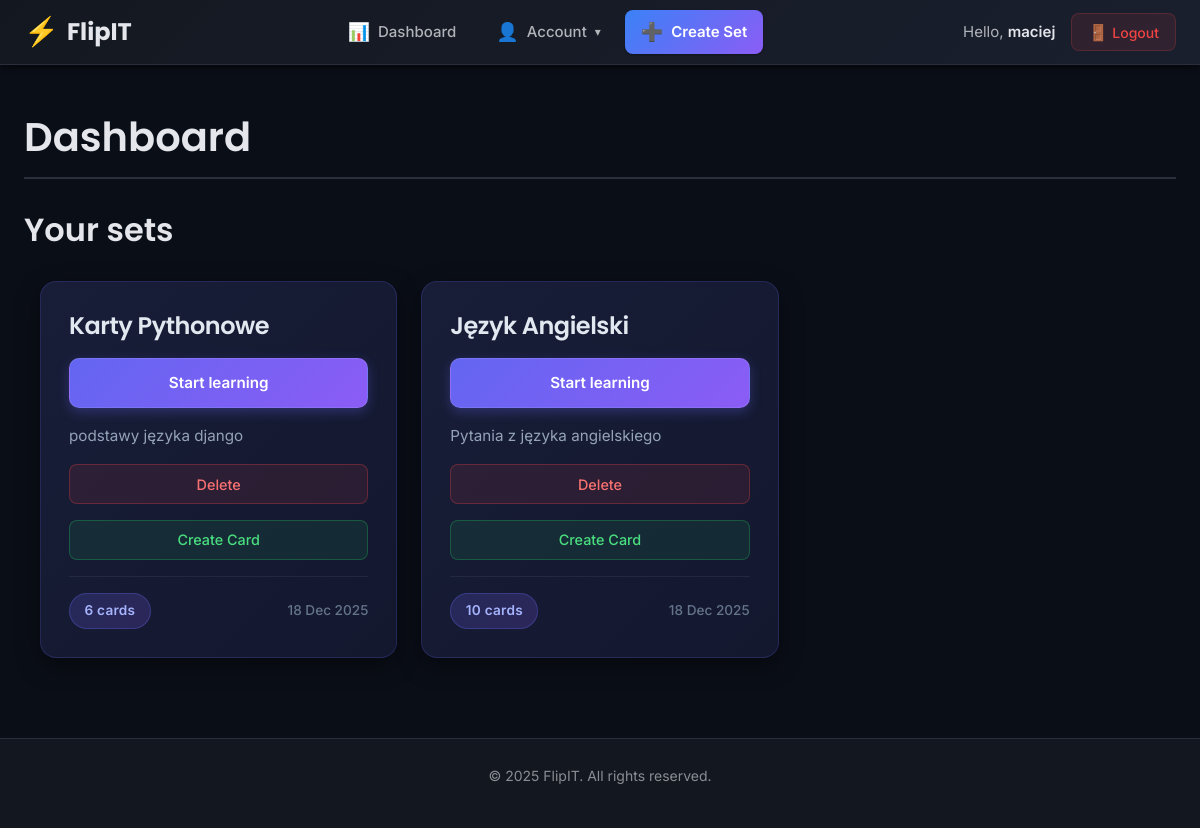
The app's page /account/ (signed in) with its own data.
### sets/models.py (models this page shows, shortened)
class Set(models.Model):
    owner=models.ForeignKey(
        User,
        on_delete=models.CASCADE,
        related_name='sets'
    )
    name = models.CharField(max_length=255, unique=True)
    description = models.CharField(blank=True)
    created_at = models.DateTimeField(auto_now_add=True)
    sessions_count = models.PositiveIntegerField(default=0, editable=False)
    @property
    def cards_count(self):
        return self.cards.count()

### account/views.py (the view)
# urls.py: path('', dashboard, name='dashboard'),
@login_required
def dashboard(request):
    sets = Set.objects.filter(owner=request.user)
    return render(
        request,
        'account/dashboard.html',
        {
            'section': 'dashboard',
            'sets': sets
        }
    )

### account/templates/account/dashboard.html (shortened to what this page needs)
{% extends "base.html" %}
{% block content %}
  <h1>Dashboard</h1>
  <h2>Your sets</h2>
  {% include 'sets/sets_plates.html' %}
{% endblock %}

### account/templates/base.html (shortened to what this page needs)
{% load static %}
<!DOCTYPE html>
<html lang="en">
<head>
  <link href="{% static "css/base.css" %}" rel="stylesheet">
</head>
<body>
  <header id="header" class="header">
    <div class="header-container">
      <a href="{% url 'dashboard' %}" class="logo">
        <span class="logo-icon">⚡</span>
        <span class="logo-text">FlipIT</span>
      </a>
      {% if request.user.is_authenticated %}
        <nav class="menu" id="mainNav">
          <ul class="menu-list">
            <li class="menu-item">
              <a href="{% url "dashboard" %}" class="menu-link">
                <span class="menu-icon">📊</span>
                <span>Dashboard</span>
              </a>
            </li>
            <li class="menu-item {% if section == "account" %}selected{% endif %}">
              <button class="menu-link dropdown-trigger" data-dropdown="accountDropdown" type="button">
                <span class="menu-icon">👤</span>
                <span>Account</span>
                <span class="dropdown-arrow">▾</span>
              </button>
            </li>
            <li class="menu-item">
              <a href="{% url 'sets:set_create' %}" class="menu-link btn-primary">
                <span class="menu-icon">➕</span>
                <span>Create Set</span>
              </a>
            </li>
          </ul>
        </nav>
      {% endif %}
      <div class="user-section">
        {% if request.user.is_authenticated %}
          <span class="user-greeting">
            Hello, <strong>{{ request.user.first_name|default:request.user.username }}</strong>
          </span>
          <form action="{% url "logout" %}" method="post" class="logout-form">
            <button type="submit" class="btn-logout">
              <span class="logout-icon">🚪</span>
              <span>Logout</span>
            </button>
          </form>
        {% else %}
          <a href="{% url "login" %}" class="btn-login">Log in</a>
        {% endif %}
      </div>
    </div>
  </header>
  <main id="content" class="content">
    {% block content %}
    {% endblock %}
  </main>
  <footer class="footer">
    <div class="footer-container">
      <p class="footer-text">&copy; 2025 FlipIT. All rights reserved.</p>
    </div>
  </footer>
</body>
</html>

### sets/templates/sets/sets_plates.html (shortened to what this page needs)
{% load static %}
<head>
  <link href="{% static "styles/sets_styles.css" %}" rel="stylesheet">
</head>
{% block content %}
  {% if sets %}
  <div id="sets-container">
    <ul class="sets-grid">
      {% for set in sets %}
        <li class="set-card">
          <div class="set-content">
            <h3 class="set-title">{{ set.name }}</h3>
            <a href="{% url 'learn_sessions:start' set.id %}">
              Start learning
            </a>
            <p class="set-description">{{ set.description|default:"No description" }}</p>
            <div class="delete_set">
              <form method="post"
                  action="{% url 'sets:delete' set.id %}"
                  onsubmit="return confirm('Are you sure you want to permanently remove the {{ set.name }} set?');">
                <button type="submit">Delete</button>
              </form>
            </div>
            <div class="create_card">
              <form method="post" action="{% url 'sets:create' set.id %}">
                <button type="submit">Create Card</button>
              </form>
            </div>
            <div class="set-footer">
              <span class="card-count">{{ set.cards_count }} cards</span>
              <small class="set-date">{{ set.created_at|date:"d M Y" }}</small>
            </div>
          </div>
        </li>
      {% endfor %}
    </ul>
  </div>
  {% else %}
    <p class="empty-state">You don't have any sets yet.</p>
  {% endif %}
{% endblock content %}

### sets/static/styles/sets_styles.css (style rules this page uses)
#sets-container { margin: 2rem auto; max-width: 1400px; padding: 0 1rem; animation: fadeIn 0.6s ease-out; }
.sets-grid { list-style: none; padding: 0; margin: 0; display: grid; grid-template-columns: repeat(auto-fill, minmax(320px, 1fr)); gap: 1.5rem; }
.set-card { background: linear-gradient(135deg, rgba(26, 31, 58, 0.95) 0%, rgba(20, 25, 48, 0.95) 100%); border-radius: 16px; box-shadow: 0 8px 24px rgba(0, 0, 0, 0.4); border: 1px solid rgba(99, 102, 241, 0.2); transition: all 0.3s cubic-bezier(0.4, 0, 0.2, 1); position: relative; overflow: hidden; }
.set-card::before { content: ""; position: absolute; top: 0; left: 0; right: 0; height: 3px; background: linear-gradient(90deg, #6366f1, #8b5cf6, #ec4899); opacity: 0; transition: opacity 0.3s ease; }
.set-content { padding: 1.75rem; height: 100%; display: flex; flex-direction: column; gap: 1rem; }
.set-title { margin: 0; font-size: 1.5rem; color: #e2e8f0; font-weight: 600; font-family: "Poppins", sans-serif; line-height: 1.3; letter-spacing: -0.02em; }
.set-content > a { display: inline-flex; align-items: center; justify-content: center; padding: 0.75rem 1.5rem; background: linear-gradient(135deg, #6366f1 0%, #8b5cf6 100%); color: white; text-decoration: none; border-radius: 10px; font-weight: 600; font-size: 0.95rem; transition: all 0.3s ease; box-shadow: 0 4px 12px rgba(99, 102, 241, 0.3); border: 1px solid rgba(255, 255, 255, 0.1); }
.set-description { margin: 0; color: #94a3b8; line-height: 1.6; flex-grow: 1; font-size: 0.95rem; }
.delete_set, .create_card { margin: 0; }
.delete_set form, .create_card form { margin: 0; }
.delete_set button, .create_card button { width: 100%; padding: 0.65rem 1.25rem; border-radius: 8px; font-weight: 500; font-size: 0.9rem; cursor: pointer; transition: all 0.3s ease; border: 1px solid; font-family: "Inter", sans-serif; }
.create_card button { background: rgba(34, 197, 94, 0.1); color: #4ade80; border-color: rgba(34, 197, 94, 0.3); }
.delete_set button { background: rgba(239, 68, 68, 0.1); color: #f87171; border-color: rgba(239, 68, 68, 0.3); }
.set-footer { display: flex; justify-content: space-between; align-items: center; padding-top: 1rem; border-top: 1px solid rgba(148, 163, 184, 0.1); margin-top: auto; }
.card-count { background: linear-gradient(135deg, rgba(99, 102, 241, 0.2) 0%, rgba(139, 92, 246, 0.2) 100%); color: #a5b4fc; padding: 0.4rem 0.9rem; border-radius: 20px; font-size: 0.85rem; font-weight: 600; border: 1px solid rgba(99, 102, 241, 0.3); letter-spacing: 0.02em; }
.set-date { color: #64748b; font-size: 0.85rem; font-weight: 500; }
.set-card { animation: slideIn 0.5s ease-out backwards; }
.set-card:nth-child(1) { animation-delay: 0.05s; }
.set-card:nth-child(2) { animation-delay: 0.1s; }

### records on screen
Set: name "Karty Pythonowe", description "podstawy języka django", cards_count "6", created_at "18 Dec 2025"
Set: name "Język Angielski", description "Pytania z języka angielskiego", cards_count "10", created_at "18 Dec 2025"

### other values on screen
{{ request.user.first_name|default:request.user.username }} "maciej"
